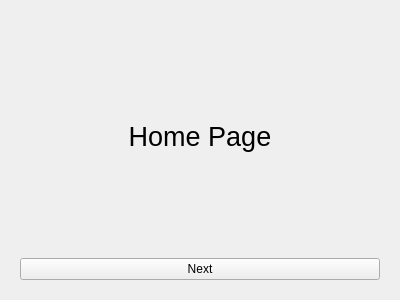
<?xml version="1.0" encoding="UTF-8"?>
<ui version="4.0">
 <class>Form</class>
 <widget class="QWidget" name="Form">
  <property name="geometry">
   <rect>
    <x>0</x>
    <y>0</y>
    <width>400</width>
    <height>300</height>
   </rect>
  </property>
  <property name="windowTitle">
   <string>Form</string>
  </property>
  <layout class="QHBoxLayout" name="horizontalLayout">
   <item>
    <widget class="QWidget" name="widget" native="true">
     <layout class="QVBoxLayout" name="verticalLayout">
      <item>
       <widget class="QLabel" name="label">
        <property name="font">
         <font>
          <pointsize>20</pointsize>
         </font>
        </property>
        <property name="text">
         <string>Home Page</string>
        </property>
        <property name="alignment">
         <set>Qt::AlignCenter</set>
        </property>
       </widget>
      </item>
      <item>
       <widget class="QPushButton" name="pushButton_home_next">
        <property name="text">
         <string>Next</string>
        </property>
       </widget>
      </item>
     </layout>
    </widget>
   </item>
  </layout>
 </widget>
 <resources/>
 <connections/>
</ui>
